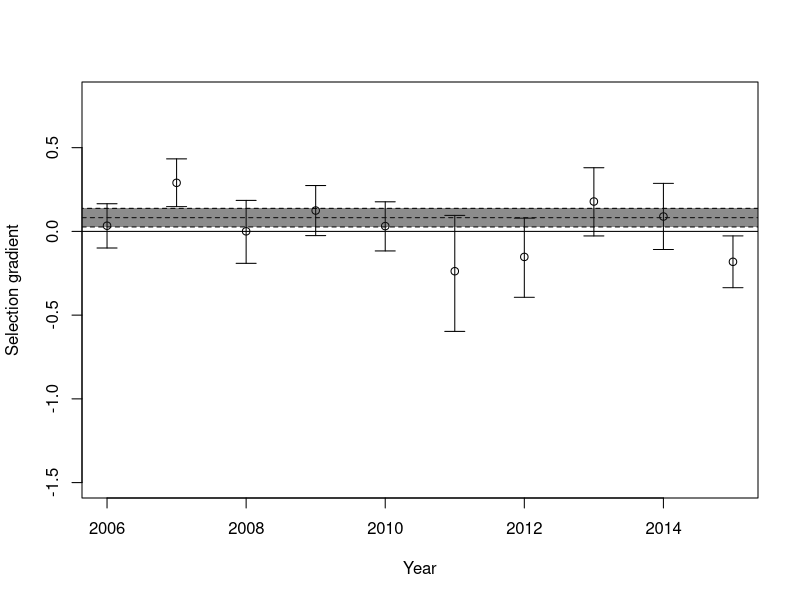
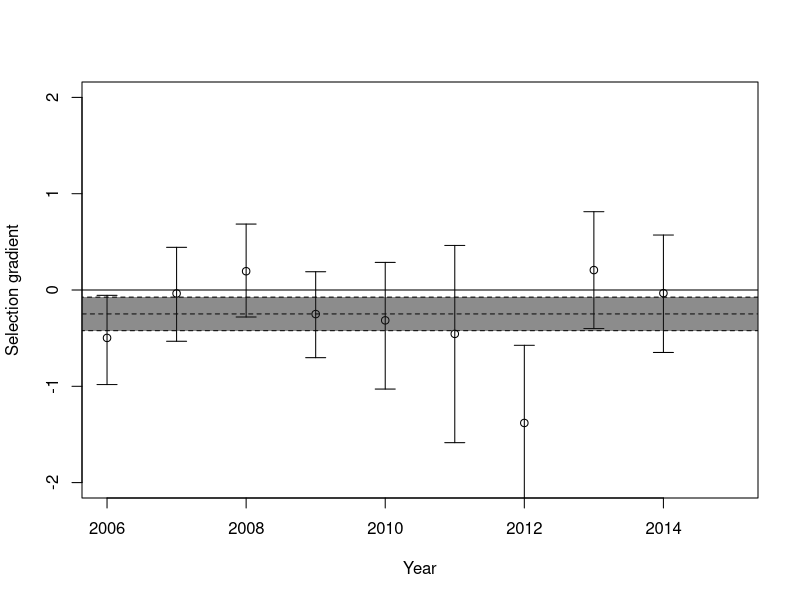

Generate these figures, in order, with R: (Note: a time limit stopped this script after it produced the figures.)
library(MASS)
# YearPheno <- read.table(file = "YearPheno.txt", header=T)
# 
# SelByYear <- vector(length = 2015-2006)
# SeSelByYear <- vector(length = 2015-2006)
# CISelByYear <- matrix(NA,nrow=2,ncol=2015-2005)
# for (t in 2006:2015)
# {
#   m0 <- glm(Fitness ~ 1 + StMass + Sex +Age , data=YearPheno[YearPheno$Year==t,], family=quasipoisson)
#   SelByYear[t-2005] <- coefficients(m0)[2]
#   sm0<-summary(m0)
#   SeSelByYear[t-2005] <- sm0$coefficients[2,2]
#   if(t<2015) {CISelByYear[,t-2005] <- as.numeric(confint(object = m0,parm = "StMass"))}else{
#     CISelByYear[,t-2005] <- c(SelByYear[t-2005]-1.96*SeSelByYear[t-2005],SelByYear[t-2005]+1.96*SeSelByYear[t-2005])
#   }
# }
# plot(SelByYear, x=2006:2015, ylim=c(-1.5,0.8), xlab="Year", ylab = "Selection gradient")
# abline(h=0)
# arrows(x0 = 2006:2015,x1 = 2006:2015,code = 3, y0 = CISelByYear[1,],
#        y1 = CISelByYear[2,], angle = 90,length = 0.1)
# m0all <- glm(Fitness ~ 1 + StMass + Sex +Age , data=YearPheno, family=quasipoisson)
# abline(h=coefficients(m0all)[2], lty=2)
# sm0all <- summary(m0all)
# lowm0all <- coefficients(m0all)[2]+1.96*sm0all$coefficients[2,2]
# highm0all <- coefficients(m0all)[2]-1.96*sm0all$coefficients[2,2]
# polygon(x=c(2005,2016,2016,2005),y=c(lowm0all,lowm0all, highm0all, highm0all),
#         fillOddEven = TRUE, col=rgb(0.1,0.1,0.1,0.5), lty=2)
# 
# 
# 
# 
# summary(glm(Fitness ~ 1 + StMass + Sex +Age , data=YearPheno, family=poisson))
# 
# mmRRfitness <- glmer(Fitness ~ 1 + StMass + Sex + Age +(1+Mass|Year), data=YearPheno[!is.na(YearPheno$StMass),], family=poisson)
# mmRIfitness <- glmer(Fitness ~ 1 + StMass + Sex + Age +(1|Year), data=YearPheno[!is.na(YearPheno$StMass),], family=poisson)
# mmRnoCorfitness <- glmer(Fitness ~ 1 + StMass + Sex + Age +(1|Year) + (0+StMass|Year), data=YearPheno[!is.na(YearPheno$StMass),], family=poisson)
# 
# summary(mmRRfitness)
# summary(mmRnoCorfitness)
# logLik(mmRRfitness)
# logLik(mmRIfitness)
# anova(mmRIfitness,mmRRfitness)
# anova(mmRIfitness,mmRnoCorfitness)
# anova(mmRRfitness,mmRnoCorfitness)
# CImmRnoCorfitness <- confint(mmRnoCorfitness)
# 
# points(x=2006:2015,y=unlist(coefficients(mmRnoCorfitness)$Year["StMass"]))
# 
# 
# 
# prior0 <- list(G=list(G1= list(V=0.00001*diag(2), nu=2)), R=list(V=diag(1),nu=1))
# m0 <- MCMCglmm(fixed = Fitness ~ 1 + Sex + Age + StMass,
#                random = ~ us(1+StMass):Year, prior= prior0, family="poisson",
#                data=YearPheno[!is.na(YearPheno$StMass),], nitt = 110000, burnin = 10000, thin = 100)
# summary(m0)
# autocorr(m0$VCV)
# plot(m0)
# 
# 
# ##### Fitness components ####
# 
# SelByYearPhi <- vector(length = 2015-2005)
# SeSelByYearPhi <- vector(length = 2015-2005)
# CISelByYearPhi <- matrix(NA,nrow=2,ncol=2015-2005)
# 
# for (t in 2006:2014)
# {
#   m0 <- glm(Phi ~ 1 + StMass + Sex +Age , data=YearPheno[YearPheno$Year==t,], family=binomial)
#   SelByYearPhi[t-2005] <- coefficients(m0)[2]
#   CISelByYearPhi[,t-2005]<-as.numeric(confint(m0,parm="StMass"))
#   sm0<-summary(m0)
#   SeSelByYearPhi[t-2005] <- sm0$coefficients[2,2]
# }
# SelByYearPhi[10] <- NA
# SeSelByYearPhi[10] <- NA
# plot(SelByYearPhi, x=2006:2015, ylim=c(-2,2), xlab="Year", ylab = "Selection gradient")
# abline(h=0)
# arrows(x0 = 2006:2015,x1 = 2006:2015,code = 3, y0 = CISelByYearPhi[1,],
#        y1 = CISelByYearPhi[2,], angle = 90,length = 0.1)
# m0allphi <- glm(Phi ~ 1 + StMass + Sex +Age , data=YearPheno[YearPheno$Year<2015,], family=binomial)
# abline(h=coefficients(m0allphi)[2], lty=2)
# sm0allphi <- summary(m0allphi)
# lowm0allphi <- coefficients(m0allphi)[2]+1.96*sm0allphi$coefficients[2,2]
# highm0allphi <- coefficients(m0allphi)[2]-1.96*sm0allphi$coefficients[2,2]
# polygon(x=c(2005,2016,2016,2005),y=c(lowm0allphi,lowm0allphi, highm0allphi, highm0allphi),
#         fillOddEven = TRUE, col=rgb(0.1,0.1,0.1,0.5), lty=2 )
# 
# summary(glm(Phi ~ 1 + Mass + Sex , data=YearPheno[YearPheno$Age=="A" & YearPheno$Year<max(YearPheno$Year),], family=binomial))
# summary(glmer(Phi ~ 1 + as.factor(Year) + Mass + Sex +(0+Mass|Year), data=YearPheno[YearPheno$Age=="A"& YearPheno$Year<max(YearPheno$Year),], family=binomial))
# 
# mmRIphi <- glmer(Phi ~ 1 + StMass + Sex + Age +(1|Year)+(0+StMass|Year), data=YearPheno, family=binomial)
# mmRnoCorphi <- glmer(Phi ~ 1 + StMass + Sex + Age + (1|Year) + (0+StMass|Year), data=YearPheno, family=binomial)
# summary(mmRnoCorphi)
# CImmRnoCorphi <- confint(mmRnoCorphi)
# 
# ##### RHO ######
# 
# SelByYearRho <- vector(length = 2015-2005)
# SeSelByYearRho <- vector(length = 2015-2005)
# CISelByYearRho <- matrix(NA,nrow=2,ncol=2015-2005)
# for (t in 2006:2015)
# {
#   m0 <- glm(Rho ~ 1 + StMass + Sex , data=YearPheno[YearPheno$Year==t & YearPheno$Age=="A",], family=quasipoisson)
#   CISelByYearRho[,t-2005]<-as.numeric(confint(m0,parm="StMass"))
#   SelByYearRho[t-2005] <- coefficients(m0)[2]
#   sm0<-summary(m0)
#   SeSelByYearRho[t-2005] <- sm0$coefficients[2,2]
# }
# plot(SelByYearRho, x=2006:2015, ylim=c(-2,2), xlab="Year", ylab = "Selection gradient")
# abline(h=0)
# sd(SelByYearRho)
# arrows(x0 = 2006:2015,x1 = 2006:2015,code = 3, y0 = CISelByYearRho[1,],
#        y1 = CISelByYearRho[2,], angle = 90,length = 0.1)
# m0allRho <- glm(Rho ~ 1 + StMass + Sex , data=YearPheno[YearPheno$Age=="A",], family=quasipoisson)
# abline(h=coefficients(m0allRho)[2], lty=2)
# sm0allRho <- summary(m0allRho)
# lowm0allRho <- coefficients(m0allRho)[2]+1.96*sm0allRho$coefficients[2,2]
# highm0allRho <- coefficients(m0allRho)[2]-1.96*sm0allRho$coefficients[2,2]
# polygon(x=c(2005,2016,2016,2005),y=c(lowm0allRho,lowm0allRho, highm0allRho, highm0allRho),
#         fillOddEven = TRUE, col=rgb(0.1,0.1,0.1,0.5), lty=2)
# 
# summary(glm(Rho ~ 1 + StMass + Sex  , data=YearPheno[YearPheno$Age=="A",], family=poisson))
# mmRIrho <- glmer(Rho ~ 1  + StMass + Sex  +(1|Year), data=YearPheno[YearPheno$Age=="A",], family=poisson)
# mmRnoCorrho <- glmer(Rho ~ 1  + StMass + Sex  +(1|Year)+(0+StMass|Year), data=YearPheno[YearPheno$Age=="A",], family=poisson)
# 
# var(SelByYearRho)+var(SelByYearPhi)+2*cov(SelByYearRho,SelByYearPhi)
# var(SelByYear)
# var(SelByYearRho+SelByYearPhi)
# cor(SelByYearRho,SelByYearPhi)
# 
# CImmRnoCorrho <- confint(mmRnoCorrho)
# 
# ###########################################
# ##################  QG ####################
# 
# library(MCMCglmm)
# library(pedantics)
# ped <- read.table(file = "ped.txt", header=TRUE)
# 
# YearPheno$animal <- YearPheno$ID
# priorBLUPS0<-list(G=list(G1=list(V=0.1, nu=0.0001),G2=list(V=0.1, nu=0.0001),G3=list(V=0.1, nu=0.0001)),
#                   R=list(V=0.1, nu=0.0001))
# mcmcBLUPS0 <- MCMCglmm(Mass ~Sex+Age,
#                        random=~animal+Mother+Year,
#                        rcov=~units,
#                        prior=priorBLUPS0,
#                        pedigree=ped,data=YearPheno,verbose=TRUE,nitt=12000,burnin=2000,thin=10,pr=TRUE)
# summary(mcmcBLUPS0)
# 
# 
# BV<-mcmcBLUPS0$Sol[,grep(pattern = "animal*",x = colnames(mcmcBLUPS0$Sol))]
# animalID<-substr(x = colnames(BV),start = 8,stop=nchar(colnames(BV)))
# colnames(BV) <- animalID
# 
# pmBV<-data.frame(animalID,posterior.mode(BV))
# names(pmBV)<-c("ID","pBV")
# mpmBV<-merge(x = pmBV,y = YearPheno,by="ID",all.y=TRUE, all.x = FALSE)
# plot(mpmBV$Year,mpmBV$pBV)
# 
# BVextend <- BV[,mpmBV$ID]# duplicates posterior distribution for ind present in multiple years
# 
# lmBV<-as.mcmc(apply(BVextend,MARGIN = 1,function(x){coef(lm(x~1+mpmBV$Year))[2]}))
# 
# library(mgcv)
# 
# bvplotlist <- list()
# for (i in 1:nrow(BVextend))
# {
#   damdat<- data.frame(bv=BVextend[i,],t=mpmBV$Year)
#   gm0 <- gam(bv~1+s(t),data=damdat)
#   plotgm0 <- plot.gam(gm0,n = 20)
#   bvplotlist[[i]] <- cbind(plotgm0[[1]]$x,plotgm0[[1]]$fit)
# }
# plot(x=0,xlim=c(2006,2015),ylim=c(-2,2),type="n")
# trashidontwantyou<-lapply(bvplotlist, function(x){lines(x[,1],x[,2], col=rgb(0.1,0.1,0.1,alpha = 0.1))})
# 
# bvpairwise <- as.data.frame(matrix(NA, nrow= nrow(BVextend), ncol = 2015-2006))
# names(bvpairwise) <- 2007:2015
# for (i in 1:nrow(BVextend))
# {
#   damdat<- data.frame(bv=BVextend[i,],t=mpmBV$Year)
#   lm(bv~1+t,data=damdat[damdat$t==2006 | damdat$t==2007,])
#   mean(damdat$bv[damdat$t==2007])-mean(damdat$bv[damdat$t==2006])
#   tmeanbv <- tapply(damdat$bv,damdat$t,mean)
#   bvpairwise[i,] <- tmeanbv[-1]-tmeanbv[-10]
# }
# 
# boxplot(bvpairwise)
# abline(h=0)
# 
# #### BIV ANIMAL MODEL ALL YEARS #### (SCARY) # For Mass ####
# 
# nucovM <- 3
# nucovF <- 3
# nucovMF <- 10^8
# spePriornu <- matrix(c(nucovF,nucovMF,nucovMF,nucovMF,nucovMF,nucovM,nucovMF,nucovM,nucovMF),nrow = 3,byrow = T)
# 
# covAM <- 0
# covAMF <- 0
# vAF <- 1
# vAM <- posterior.mode(mcmcBLUPS0$VCV[,"animal"])
# Gcovvar <- matrix(c(vAF,covAMF,covAMF,covAMF,vAM,covAM,covAMF,covAM,vAM),nrow = 3,byrow = T)
# 
# covAM <- 0
# covAMF <- 0
# vAF <- 1
# vIM <- posterior.mode(mcmcBLUPS0$VCV[,"ID"])
# Gcovvar <- matrix(c(vAF,covAMF,covAMF,covAMF,vAM,covAM,covAMF,covAM,vAM),nrow = 3,byrow = T)
# 
# 
# priorAllYears <- list(G=list(G1=list(V=Gcovvar, nu=11, alpha.mu=rep(0,11), alpha.V=diag(11)*1000, fix =2),
#                              G2=list(V=diag(11), nu=11, alpha.mu=rep(0,11), alpha.V=diag(11)*1000, fix =2),
#                              G3=list(V=diag(11), nu=11, alpha.mu=rep(0,11), alpha.V=diag(11)*1000, fix =2),
#                              G4=list(V=diag(1), nu=0.001)),
#                       R=list(V=diag(11), nu=11, fix =2))
# 
# mcmcBivAllYears <- MCMCglmm(cbind(Fitness,M2006,M2007,M2008,M2009,M2010,M2011,M2012,M2013,M2014,M2015) ~ trait-1+Sex+Age+at.level(trait,c(1)):(Sex+Age),
#                             random=~us(trait):animal+us(trait):ID+us(trait):Mother+us(at.level(trait,c(11))):Year,
#                             rcov=~us(trait):units, family=rep("gaussian",11),
#                             prior=priorAllYears,
#                             pedigree=ped,data=YearPheno,verbose=TRUE,nitt=120000,burnin=20000,thin=100)
# summary(mcmcBivAllYears)
# save(mcmcBivAllYears,file = "mcmcBivAllYears1")
# 

############################################################################################################
######################################### Asymptotic mass analysis #########################################
############################################################################################################
library(MASS)
library(lme4)
YearPheno <- read.table(file = "YearPheno.txt", header=T)

SelAByYear <- vector(length = 2015-2006)
SeSelAByYear <- vector(length = 2015-2006)
CISelAByYear <- matrix(NA,nrow=2,ncol=2015-2005)
for (t in 2006:2015)
{
  m0 <- glm(Fitness ~ 1 + Ast + Sex +Age , data=YearPheno[YearPheno$Year==t,], family=quasipoisson)
  SelAByYear[t-2005] <- coefficients(m0)[2]
  sm0<-summary(m0)
  SeSelAByYear[t-2005] <- sm0$coefficients[2,2]
  if(t<2015) {CISelAByYear[,t-2005] <- as.numeric(confint(object = m0,parm = "Ast"))}else{
    CISelAByYear[,t-2005] <- c(SelAByYear[t-2005]-1.96*SeSelAByYear[t-2005],SelAByYear[t-2005]+1.96*SeSelAByYear[t-2005])
  }
}
plot(SelAByYear, x=2006:2015, ylim=c(-1.5,0.8), xlab="Year", ylab = "Selection gradient")
abline(h=0)
arrows(x0 = 2006:2015,x1 = 2006:2015,code = 3, y0 = CISelAByYear[1,],
       y1 = CISelAByYear[2,], angle = 90,length = 0.1)
m0all <- glm(Fitness ~ 1 + Ast + Sex +Age , data=YearPheno, family=quasipoisson)
abline(h=coefficients(m0all)[2], lty=2)
sm0all <- summary(m0all)
lowm0all <- coefficients(m0all)[2]+1.96*sm0all$coefficients[2,2]
highm0all <- coefficients(m0all)[2]-1.96*sm0all$coefficients[2,2]
polygon(x=c(2005,2016,2016,2005),y=c(lowm0all,lowm0all, highm0all, highm0all),
        fillOddEven = TRUE, col=rgb(0.1,0.1,0.1,0.5), lty=2)


mmARRfitness <- glmer(Fitness ~ 1 + Ast + Sex +  Age +(1+Ast|Year),
                      data=YearPheno, family=poisson, na.action = "na.omit")
mmARIfitness <- glmer(Fitness ~ 1 + Ast + Sex +  Age  +(1|Year), data=YearPheno, family=poisson, na.action = "na.omit")
mmARnoCorfitness <- glmer(Fitness ~ 1 + Ast + Sex +  Age  +(1|Year) + (0+Ast|Year),
                          data=YearPheno, family=poisson, na.action = "na.omit")

summary(mmARRfitness)
anova(mmARRfitness,mmARnoCorfitness)
smmARnoCorfitness <- summary(mmARnoCorfitness)
fitnessAanova <- anova(mmARIfitness,mmARnoCorfitness)

CImmARnoCorfitness <- confint(mmARnoCorfitness)
                         
##### Fitness components ####
### AD + Juv
SelAByYearPhi <- vector(length = 2015-2005)
SeSelAByYearPhi <- vector(length = 2015-2005)
CISelAByYearPhi <- matrix(NA,nrow=2,ncol=2015-2005)

for (t in 2006:2014)
{
  m0 <- glm(Phi ~ 1 + Ast + Sex +Age , data=YearPheno[YearPheno$Year==t,], family=binomial)
  SelAByYearPhi[t-2005] <- coefficients(m0)[2]
  CISelAByYearPhi[,t-2005]<-as.numeric(confint(m0,parm="Ast"))
  sm0<-summary(m0)
  SeSelAByYearPhi[t-2005] <- sm0$coefficients[2,2]
}
SelAByYearPhi[10] <- NA
SeSelAByYearPhi[10] <- NA
plot(SelAByYearPhi, x=2006:2015, ylim=c(-2,2), xlab="Year", ylab = "Selection gradient")
abline(h=0)
arrows(x0 = 2006:2015,x1 = 2006:2015,code = 3, y0 = CISelAByYearPhi[1,],
       y1 = CISelAByYearPhi[2,], angle = 90,length = 0.1)
m0allphi <- glm(Phi ~ 1 + Ast + Sex +Age , data=YearPheno[YearPheno$Year<2015,], family=binomial)
abline(h=coefficients(m0allphi)[2], lty=2)
sm0allphi <- summary(m0allphi)
lowm0allphi <- coefficients(m0allphi)[2]+1.96*sm0allphi$coefficients[2,2]
highm0allphi <- coefficients(m0allphi)[2]-1.96*sm0allphi$coefficients[2,2]
polygon(x=c(2005,2016,2016,2005),y=c(lowm0allphi,lowm0allphi, highm0allphi, highm0allphi),
        fillOddEven = TRUE, col=rgb(0.1,0.1,0.1,0.5), lty=2 )

summary(glm(Phi ~ 1 + A + Sex , data=YearPheno[YearPheno$Age=="A" & YearPheno$Year<max(YearPheno$Year),], family=binomial))
summary(glmer(Phi ~ 1 + as.factor(Year) + A + Sex +(0+A|Year), data=YearPheno[YearPheno$Age=="A"& YearPheno$Year<max(YearPheno$Year),], family=binomial))

mmRIphi <- glmer(Phi ~ 1 + Ast + Sex + Age +(1|Year), data=YearPheno, family=binomial)
mmRnoCorphi <- glmer(Phi ~ 1 + Ast + Sex + Age + (1|Year) + (0+Ast|Year), data=YearPheno, family=binomial)
  smmRnoCorphi <- summary(mmRnoCorphi)
CImmRnoCorphi <- confint(mmRnoCorphi)

PhiAanova <- anova(mmRIphi,mmRnoCorphi)

#### Ad only
SelAByYearPhiAd <- vector(length = 2015-2005)
SeSelAByYearPhiAd <- vector(length = 2015-2005)
CISelAByYearPhiAd <- matrix(NA,nrow=2,ncol=2015-2005)

for (t in 2006:2014)
{
  m0 <- glm(Phi ~ 1 + Ast + Sex , data=YearPheno[YearPheno$Year==t & YearPheno$Age=="A",], family=binomial)
  SelAByYearPhiAd[t-2005] <- coefficients(m0)[2]
  CISelAByYearPhiAd[,t-2005]<-as.numeric(confint(m0,parm="Ast"))
  sm0<-summary(m0)
  SeSelAByYearPhiAd[t-2005] <- sm0$coefficients[2,2]
}
SelAByYearPhiAd[10] <- NA
SeSelAByYearPhiAd[10] <- NA
plot(SelAByYearPhiAd, x=2006:2015, ylim=c(-2,2), xlab="Year", ylab = "Selection gradient")
abline(h=0)
arrows(x0 = 2006:2015,x1 = 2006:2015,code = 3, y0 = CISelAByYearPhiAd[1,],
       y1 = CISelAByYearPhiAd[2,], angle = 90,length = 0.1)
m0allphiAd <- glm(Phi ~ 1 + Ast + Sex , data=YearPheno[YearPheno$Year<2015 & YearPheno$Age=="A",], family=binomial)
abline(h=coefficients(m0allphiAd)[2], lty=2)
sm0allphiAd <- summary(m0allphiAd)
lowm0allphiAd <- coefficients(m0allphiAd)[2]+1.96*sm0allphiAd$coefficients[2,2]
highm0allphiAd <- coefficients(m0allphiAd)[2]-1.96*sm0allphiAd$coefficients[2,2]
polygon(x=c(2005,2016,2016,2005),y=c(lowm0allphiAd,lowm0allphiAd, highm0allphiAd, highm0allphiAd),
        fillOddEven = TRUE, col=rgb(0.1,0.1,0.1,0.5), lty=2 )

mmRIphiAd <- glmer(Phi ~ 1 + Ast + Sex +(1|Year), data=YearPheno[YearPheno$Age=="A",], family=binomial)
mmRnoCorphiAd <- glmer(Phi ~ 1 + Ast + Sex + (1|Year) + (0+Ast|Year), data=YearPheno[YearPheno$Age=="A",], family=binomial)
smmRnoCorphiAd <- summary(mmRnoCorphiAd)
CImmRnoCorphiAd <- confint(mmRnoCorphiAd)

anova(mmRIphiAd,mmRnoCorphiAd)

### Juvenile only
SelAByYearPhiJuv <- vector(length = 2015-2005)
SeSelAByYearPhiJuv <- vector(length = 2015-2005)
CISelAByYearPhiJuv <- matrix(NA,nrow=2,ncol=2015-2005)

for (t in 2006:2014)
{
  m0 <- glm(Phi ~ 1 + Ast + Sex , data=YearPheno[YearPheno$Year==t & YearPheno$Age=="J",], family=binomial)
  SelAByYearPhiJuv[t-2005] <- coefficients(m0)[2]
  CISelAByYearPhiJuv[,t-2005]<-as.numeric(confint(m0,parm="Ast"))
  sm0<-summary(m0)
  SeSelAByYearPhiJuv[t-2005] <- sm0$coefficients[2,2]
}
SelAByYearPhiJuv[10] <- NA
SeSelAByYearPhiJuv[10] <- NA
plot(SelAByYearPhiJuv, x=2006:2015, ylim=c(-2,2), xlab="Year", ylab = "Selection gradient")
abline(h=0)
arrows(x0 = 2006:2015,x1 = 2006:2015,code = 3, y0 = CISelAByYearPhiJuv[1,],
       y1 = CISelAByYearPhiJuv[2,], angle = 90,length = 0.1)
m0allphiJuv <- glm(Phi ~ 1 + Ast + Sex , data=YearPheno[YearPheno$Year<2015 & YearPheno$Age=="J",], family=binomial)
abline(h=coefficients(m0allphiJuv)[2], lty=2)
sm0allphiJuv <- summary(m0allphiJuv)
lowm0allphiJuv <- coefficients(m0allphiJuv)[2]+1.96*sm0allphiJuv$coefficients[2,2]
highm0allphiJuv <- coefficients(m0allphiJuv)[2]-1.96*sm0allphiJuv$coefficients[2,2]
polygon(x=c(2005,2016,2016,2005),y=c(lowm0allphiJuv,lowm0allphiJuv, highm0allphiJuv, highm0allphiJuv),
        fillOddEven = TRUE, col=rgb(0.1,0.1,0.1,0.5), lty=2 )

mmRIphiJuv <- glmer(Phi ~ 1 + Ast + Sex +(1|Year), data=YearPheno[YearPheno$Age=="J",], family=binomial)
mmRnoCorphiJuv <- glmer(Phi ~ 1 + Ast + Sex + (1|Year) + (0+Ast|Year), data=YearPheno[YearPheno$Age=="J",], family=binomial)
smmRnoCorphiJuv <- summary(mmRnoCorphiJuv)
CImmRnoCorphiJuv <- confint(mmRnoCorphiJuv)

anova(mmRIphiJuv,mmRnoCorphiJuv)


#####  RHO ######

SelAByYearRho <- vector(length = 2015-2005)
SeSelAByYearRho <- vector(length = 2015-2005)
CISelAByYearRho <- matrix(NA,nrow=2,ncol=2015-2005)
for (t in 2006:2015)
{
  m0 <- glm(Rho ~ 1 + Ast + Sex , data=YearPheno[YearPheno$Year==t & YearPheno$Age=="A",], family=quasipoisson)
  CISelAByYearRho[,t-2005]<-as.numeric(confint(m0,parm="Ast"))
  SelAByYearRho[t-2005] <- coefficients(m0)[2]
  sm0<-summary(m0)
  SeSelAByYearRho[t-2005] <- sm0$coefficients[2,2]
}
plot(SelAByYearRho, x=2006:2015, ylim=c(-2,2), xlab="Year", ylab = "Selection gradient")
abline(h=0)
arrows(x0 = 2006:2015,x1 = 2006:2015,code = 3, y0 = CISelAByYearRho[1,],
       y1 = CISelAByYearRho[2,], angle = 90,length = 0.1)
m0allRho <- glm(Rho ~ 1 + Ast + Sex , data=YearPheno[YearPheno$Age=="A",], family=quasipoisson)
abline(h=coefficients(m0allRho)[2], lty=2)
sm0allRho <- summary(m0allRho)
lowm0allRho <- coefficients(m0allRho)[2]+1.96*sm0allRho$coefficients[2,2]
highm0allRho <- coefficients(m0allRho)[2]-1.96*sm0allRho$coefficients[2,2]
polygon(x=c(2005,2016,2016,2005),y=c(lowm0allRho,lowm0allRho, highm0allRho, highm0allRho),
        fillOddEven = TRUE, col=rgb(0.1,0.1,0.1,0.5), lty=2)

summary(glm(Rho ~ 1 + Ast + Sex  , data=YearPheno[YearPheno$Age=="A",], family=poisson))
mmRIrho <- glmer(Rho ~ 1  + Ast + Sex  +(1|Year), data=YearPheno[YearPheno$Age=="A",], family=poisson)
mmRnoCorrho <- glmer(Rho ~ 1  + Ast + Sex  +(1|Year)+(0+Ast|Year), data=YearPheno[YearPheno$Age=="A",], family=poisson)

var(SelAByYear)
var(SelAByYearRho+SelAByYearPhi, na.rm = T)
cor.test(SelAByYearRho,SelAByYearPhi)
smmRnoCorrho <- summary(mmRnoCorrho)
RhoAanova <- anova(mmRIrho,mmRnoCorrho)

CImmRnoCorrho <- confint(mmRnoCorrho)
